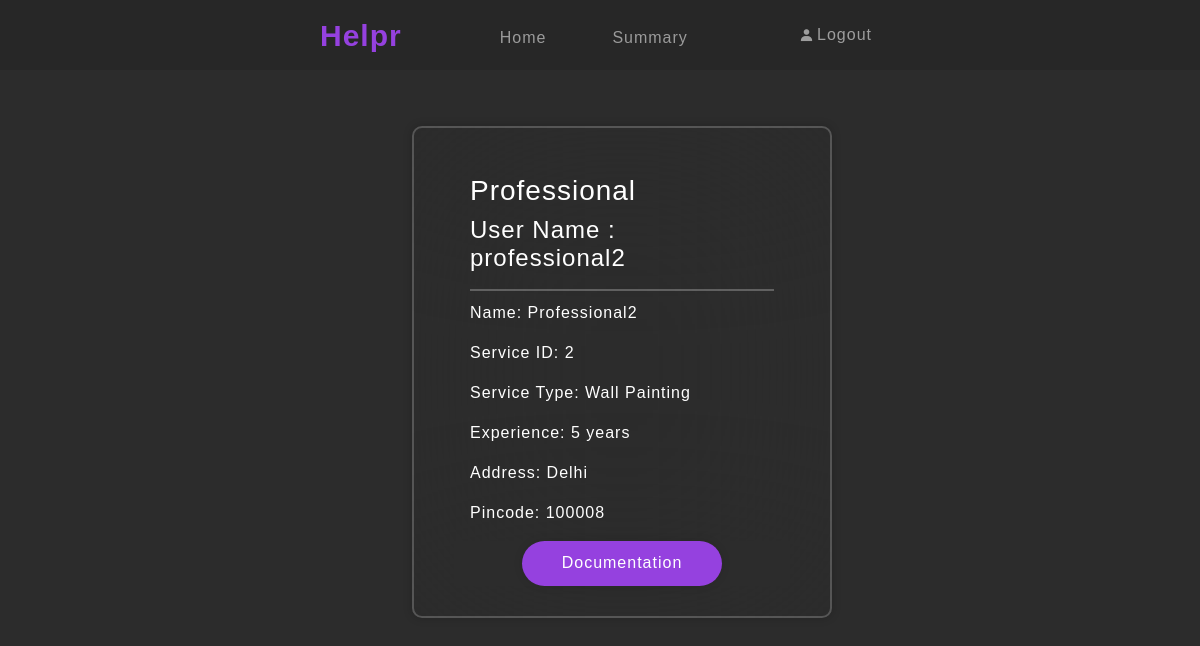
Before: /admin_dashboard/professional_details/5 (signed in) with the older database file.
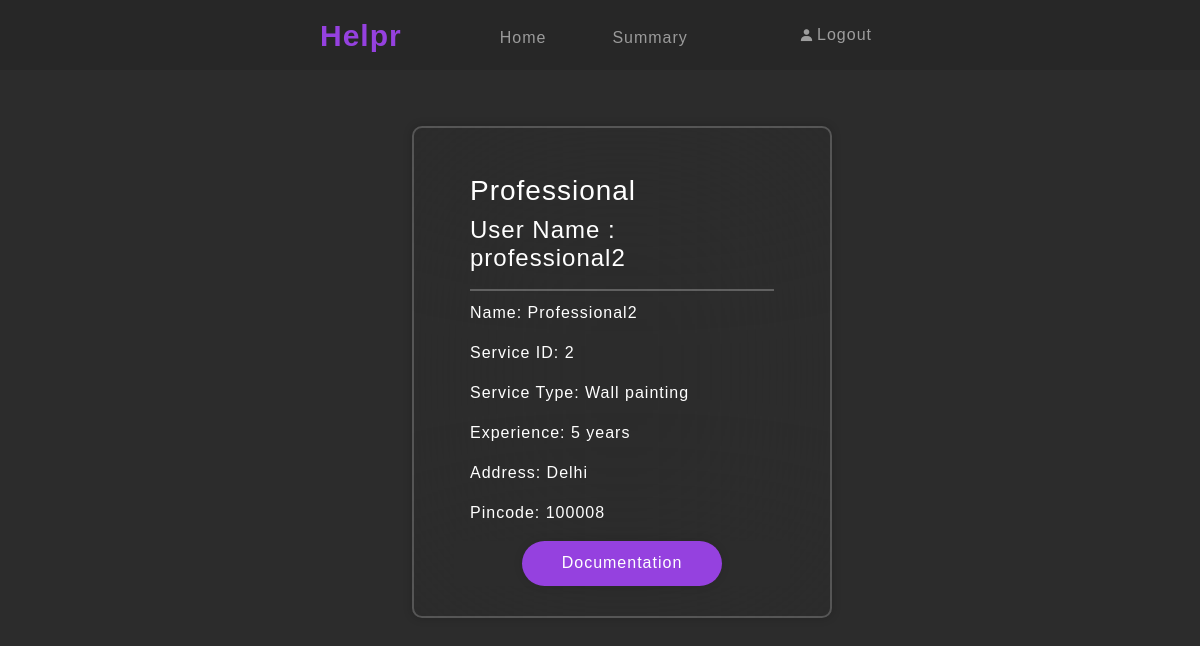
After: the same page with the newer database file.
### db.py (models this page shows)
class Services(db.Model):
    _tablename_ = 'services'
    id = db.Column(db.Integer, primary_key=True)
    service_name = db.Column(db.String(80), unique=True, nullable=False)
    description = db.Column(db.String(120), nullable=True)
    base_price = db.Column(db.Integer, nullable=True)
    time_duration = db.Column(db.String(80), nullable=True)
    professionals = db.relationship('User', back_populates='service', cascade="all, delete")
    request = db.relationship('ServiceRequest', back_populates='service', cascade="all, delete-orphan")

### app.py (the view)
@app.route('/admin_dashboard/professional_details/<int:professional_id>', methods=['GET', 'POST'])
def professional_details(professional_id):
    if not session.get('is_admin'):
        flash('Session over. Login to access this page.', 'danger')
        return redirect('/login')
    professional = User.query.get_or_404(professional_id)
    return render_template('professional_details.html', professional=professional)

### templates/professional_details.html
{% extends "header.html" %} {% block title %}{{ professional.user_name }} Details{% endblock %}
{% block nav %}
<a class=" nav-link main-icon " href="/admin_dashboard" id="index">Helpr</a>
<div class="collapse navbar-collapse" id="navbarNavAltMarkup" style="padding-left: 90px; padding-top: 5PX;">
    <div class="navbar-nav" >
        <a class="nav-link wite" aria-current="page" href="/admin_dashboard" >Home</a>
    </div>
    <div class="navbar-nav" style="padding-left: 50px;">
        <a class="nav-link wite" aria-current="page" href="#" >Summary</a>
    </div>
</div>
<div class="navbar-nav wite">
    <a class="nav-link d-flex align-items-center" aria-current="page" href="/logout">
        <i class="bx bxs-user" style="margin-right: 2px; font-size: 15px"></i>
        Logout
    </a>
</div>
{% endblock %}
{% block content %}
<div class="container cntr">
    <div class="container" style="width: 600px; margin: 0 0 0 200px;position: relative; top: 80px;">
        <div class="wrapper card">
            <div class="card-body">
                <h3 class="card-title">Professional</h3>
                <h4 class="card-title">User Name : {{ professional.user_name }}</h4>
                <hr style="border: 1px solid white; margin-bottom: 10px;">
                <p class="card-text">Name: {{ professional.name }}</p>
                <p class="card-text">Service ID: {{ professional.service_id }}</p>
                <p class="card-text">Service Type: {{ professional.service.service_name }}</p>
                <p class="card-text">Experience: {{ professional.pro_experience }}</p>
                <p class="card-text">Address: {{ professional.address }}</p>
                <p class="card-text">Pincode: {{ professional.pincode }}</p>
            </div>
            <div class="cntr">
                <a href="/static/pdfs/{{ professional.pro_file }}" target="_blank" class="btn" style="width: 200px; padding-top: 10px;">Documentation</a>
            </div>
        </div>
    </div>
</div>
{% endblock %}

Changed rows visible on the page:
changed Services: service.service_name "Wall Painting" → "Wall painting"
